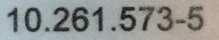
#> input picture ejemplos/rut_2.jpg, 219 x 40 px
$ python ToGray.py
#> lines starting #> are read from the running program, lines starting #| are printed output that depends on the picture
import matplotlib.pyplot as plt
from skimage import io

'''
1- channel : process a 3 channesl RGB image and returns a 1 channel
grey image
'''
def one_channel(filename) :
    # GRAY = 0.299*ROJO + 0.587*VERDE + 0.114*AZUL
#> called with filename = 'ejemplos/rut_2.jpg'
    image = io.imread(filename)
#> image is the input picture: shape (40, 219, 3); mean R, G, B 144, 146.5, 143.5

    red = image[:, :, 0]
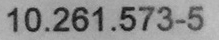
#> red: shape (40, 219); min 9, max 193, mean 144
    green = image[:, :, 1]
    blue = image[:, :, 2]
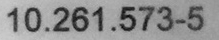
#> blue: shape (40, 219); min 9, max 204, mean 143.5

    grey= 0.299*red + 0.587*green + 0.114*blue

    fig, xs = plt.subplots(1, 2)
    for i in range(2):
        xs[i].set_axis_off()

    xs[0].imshow(image)
    xs[0].set_title("Image")
    xs[1].imshow(grey, cmap="gray", vmin=0, vmax=255)
    xs[1].set_title("grey")
    plt.show()
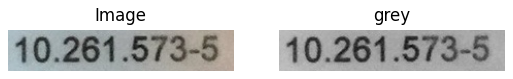
#> figure drawn by matplotlib, 2 panels
one_channel('ejemplos/rut_2.jpg')

$ run again, with ejemplos/rut_1.jpg copied over ejemplos/rut_2.jpg
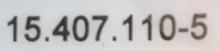
#> input picture ejemplos/rut_1.jpg, 220 x 51 px
#> in one_channel, image is the input picture: shape (51, 220, 3); mean R, G, B 192.1, 189.4, 189
#> in one_channel, `plt.show()`:
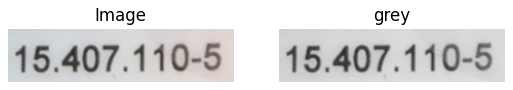
#> figure drawn by matplotlib, 2 panels

$ run again, with ejemplos/rut_10.jpg copied over ejemplos/rut_2.jpg
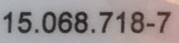
#> input picture ejemplos/rut_10.jpg, 179 x 43 px
#> in one_channel, image is the input picture: shape (43, 179, 3); mean R, G, B 151.2, 142.6, 143.1
#> in one_channel, `green = image[:, :, 1]`:
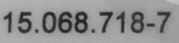
#> green: shape (43, 179); min 27, max 194, mean 142.6
#> in one_channel, `plt.show()`:
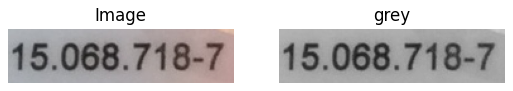
#> figure drawn by matplotlib, 2 panels

$ run again, with ejemplos/rut_3.jpg copied over ejemplos/rut_2.jpg
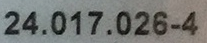
#> input picture ejemplos/rut_3.jpg, 207 x 43 px
#> in one_channel, image is the input picture: shape (43, 207, 3); mean R, G, B 116.7, 118.4, 115.4
#> in one_channel, `blue = image[:, :, 2]`:
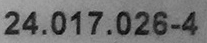
#> blue: shape (43, 207); min 4, max 180, mean 115.4
#> in one_channel, `plt.show()`:
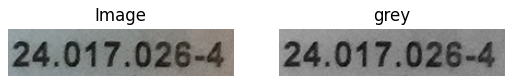
#> figure drawn by matplotlib, 2 panels
